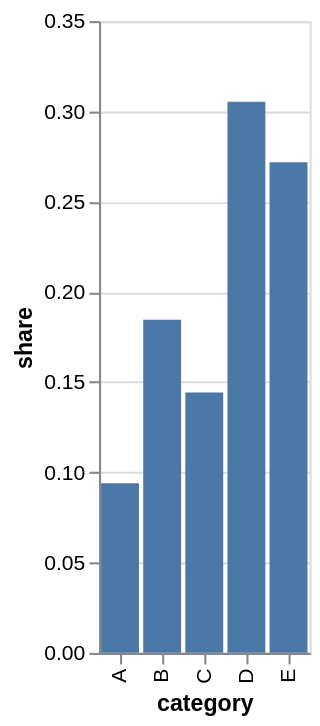

The Vega-Lite source for this figure:
### Vega-Lite specification from a JSON file in a GitHub repository (floating-point values rounded to 4 significant figures)
{"$schema": "https://vega.github.io/schema/vega-lite/v6.json", "data": {"values": [{"category": "A", "value": 28}, {"category": "B", "value": 55}, {"category": "C", "value": 43}, {"category": "D", "value": 91}, {"category": "E", "value": 81}]}, "description": "Share of total via joinaggregate + calculate.", "encoding": {"x": {"field": "category", "type": "nominal"}, "y": {"field": "share", "type": "quantitative"}}, "mark": "bar", "transform": [{"joinaggregate": [{"as": "total", "field": "value", "op": "sum"}]}, {"as": "share", "calculate": "datum.value / datum.total"}], "usermeta": {"easel": {"standin_ratio": 0.0224, "threshold": 0.05}}}
